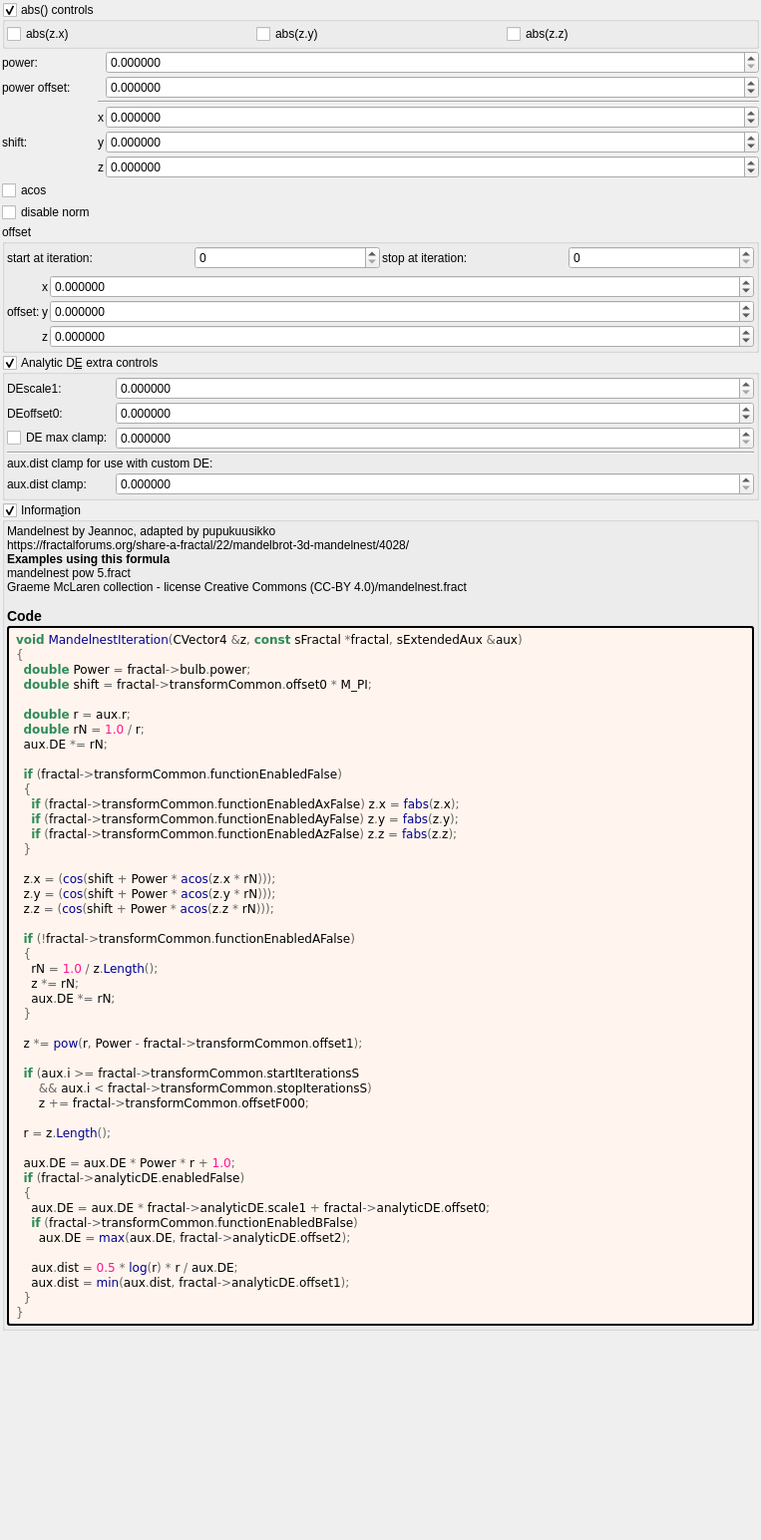
<?xml version="1.0" encoding="UTF-8"?>
<ui version="4.0">
 <class>Form</class>
 <widget class="QWidget" name="Form">
  <property name="geometry">
   <rect>
    <x>0</x>
    <y>0</y>
    <width>763</width>
    <height>1545</height>
   </rect>
  </property>
  <property name="windowTitle">
   <string notr="true">mandelnest</string>
  </property>
  <layout class="QVBoxLayout" name="verticalLayout">
   <property name="spacing">
    <number>2</number>
   </property>
   <property name="leftMargin">
    <number>2</number>
   </property>
   <property name="topMargin">
    <number>2</number>
   </property>
   <property name="rightMargin">
    <number>2</number>
   </property>
   <property name="bottomMargin">
    <number>2</number>
   </property>
   <item>
    <widget class="MyGroupBox" name="groupCheck_transf_function_enabled_false">
     <property name="toolTip">
      <string/>
     </property>
     <property name="title">
      <string>abs() controls&amp;</string>
     </property>
     <property name="checkable">
      <bool>true</bool>
     </property>
     <layout class="QVBoxLayout" name="verticalLayout_54">
      <property name="spacing">
       <number>2</number>
      </property>
      <property name="leftMargin">
       <number>2</number>
      </property>
      <property name="topMargin">
       <number>2</number>
      </property>
      <property name="rightMargin">
       <number>2</number>
      </property>
      <property name="bottomMargin">
       <number>2</number>
      </property>
      <item>
       <layout class="QGridLayout" name="gridLayout_2">
        <item row="0" column="2">
         <widget class="MyCheckBox" name="checkBox_transf_function_enabledAz_false">
          <property name="text">
           <string notr="true">abs(z.z)</string>
          </property>
         </widget>
        </item>
        <item row="0" column="1">
         <widget class="MyCheckBox" name="checkBox_transf_function_enabledAy_false">
          <property name="text">
           <string notr="true">abs(z.y)</string>
          </property>
         </widget>
        </item>
        <item row="0" column="0">
         <widget class="MyCheckBox" name="checkBox_transf_function_enabledAx_false">
          <property name="text">
           <string notr="true">abs(z.x)</string>
          </property>
         </widget>
        </item>
       </layout>
      </item>
     </layout>
    </widget>
   </item>
   <item>
    <layout class="QGridLayout" name="gridLayout" columnstretch="0,0,1">
     <property name="spacing">
      <number>2</number>
     </property>
     <item row="0" column="2">
      <widget class="MyDoubleSpinBox" name="spinbox_power">
       <property name="sizePolicy">
        <sizepolicy hsizetype="Minimum" vsizetype="Maximum">
         <horstretch>0</horstretch>
         <verstretch>0</verstretch>
        </sizepolicy>
       </property>
       <property name="prefix">
        <string/>
       </property>
       <property name="suffix">
        <string/>
       </property>
       <property name="decimals">
        <number>6</number>
       </property>
       <property name="minimum">
        <double>0.000000000000000</double>
       </property>
       <property name="maximum">
        <double>99.989999999999995</double>
       </property>
       <property name="singleStep">
        <double>1.000000000000000</double>
       </property>
      </widget>
     </item>
     <item row="3" column="0" rowspan="2">
      <widget class="QLabel" name="label_7">
       <property name="text">
        <string/>
       </property>
      </widget>
     </item>
     <item row="5" column="1">
      <widget class="QLabel" name="label_144">
       <property name="text">
        <string notr="true">y</string>
       </property>
      </widget>
     </item>
     <item row="3" column="1" rowspan="2">
      <widget class="QLabel" name="label_142">
       <property name="text">
        <string notr="true">x</string>
       </property>
      </widget>
     </item>
     <item row="5" column="0">
      <widget class="QLabel" name="label_8">
       <property name="text">
        <string>shift:</string>
       </property>
      </widget>
     </item>
     <item row="2" column="1" colspan="2">
      <widget class="Line" name="line_2">
       <property name="orientation">
        <enum>Qt::Horizontal</enum>
       </property>
      </widget>
     </item>
     <item row="6" column="2">
      <widget class="MyDoubleSpinBox" name="spinbox3_transf_offset_000_z">
       <property name="sizePolicy">
        <sizepolicy hsizetype="Minimum" vsizetype="Maximum">
         <horstretch>0</horstretch>
         <verstretch>0</verstretch>
        </sizepolicy>
       </property>
       <property name="font">
        <font>
         <weight>50</weight>
         <bold>false</bold>
        </font>
       </property>
       <property name="prefix">
        <string/>
       </property>
       <property name="suffix">
        <string/>
       </property>
       <property name="decimals">
        <number>6</number>
       </property>
       <property name="minimum">
        <double>-99.989999999999995</double>
       </property>
       <property name="maximum">
        <double>99.989999999999995</double>
       </property>
       <property name="singleStep">
        <double>1.000000000000000</double>
       </property>
      </widget>
     </item>
     <item row="5" column="2">
      <widget class="MyDoubleSpinBox" name="spinbox3_transf_offset_000_y">
       <property name="sizePolicy">
        <sizepolicy hsizetype="Minimum" vsizetype="Maximum">
         <horstretch>0</horstretch>
         <verstretch>0</verstretch>
        </sizepolicy>
       </property>
       <property name="font">
        <font>
         <weight>50</weight>
         <bold>false</bold>
        </font>
       </property>
       <property name="prefix">
        <string/>
       </property>
       <property name="suffix">
        <string/>
       </property>
       <property name="decimals">
        <number>6</number>
       </property>
       <property name="minimum">
        <double>-99.989999999999995</double>
       </property>
       <property name="maximum">
        <double>99.989999999999995</double>
       </property>
       <property name="singleStep">
        <double>1.000000000000000</double>
       </property>
      </widget>
     </item>
     <item row="1" column="2">
      <widget class="MyDoubleSpinBox" name="spinbox_transf_offset_1">
       <property name="sizePolicy">
        <sizepolicy hsizetype="Minimum" vsizetype="Maximum">
         <horstretch>0</horstretch>
         <verstretch>0</verstretch>
        </sizepolicy>
       </property>
       <property name="toolTip">
        <string>&lt;html&gt;&lt;head/&gt;&lt;body&gt;&lt;p&gt;Clamps are only variable in slot#1,&lt;/p&gt;&lt;p&gt;in other slots they are set to default&lt;/p&gt;&lt;/body&gt;&lt;/html&gt;</string>
       </property>
       <property name="prefix">
        <string/>
       </property>
       <property name="suffix">
        <string/>
       </property>
       <property name="decimals">
        <number>6</number>
       </property>
       <property name="minimum">
        <double>-99.989999999999995</double>
       </property>
       <property name="maximum">
        <double>99.989999999999995</double>
       </property>
       <property name="singleStep">
        <double>0.100000000000000</double>
       </property>
       <property name="value">
        <double>0.000000000000000</double>
       </property>
      </widget>
     </item>
     <item row="3" column="2" rowspan="2">
      <widget class="MyDoubleSpinBox" name="spinbox3_transf_offset_000_x">
       <property name="sizePolicy">
        <sizepolicy hsizetype="Minimum" vsizetype="Maximum">
         <horstretch>0</horstretch>
         <verstretch>0</verstretch>
        </sizepolicy>
       </property>
       <property name="font">
        <font>
         <weight>50</weight>
         <bold>false</bold>
        </font>
       </property>
       <property name="prefix">
        <string/>
       </property>
       <property name="suffix">
        <string/>
       </property>
       <property name="decimals">
        <number>6</number>
       </property>
       <property name="minimum">
        <double>-99.989999999999995</double>
       </property>
       <property name="maximum">
        <double>99.989999999999995</double>
       </property>
       <property name="singleStep">
        <double>1.000000000000000</double>
       </property>
      </widget>
     </item>
     <item row="1" column="0">
      <widget class="QLabel" name="label_270">
       <property name="text">
        <string>power offset:</string>
       </property>
      </widget>
     </item>
     <item row="6" column="1">
      <widget class="QLabel" name="label_145">
       <property name="text">
        <string notr="true">z</string>
       </property>
      </widget>
     </item>
     <item row="8" column="0">
      <widget class="MyCheckBox" name="checkBox_transf_function_enabledA_false">
       <property name="text">
        <string notr="true">disable norm</string>
       </property>
      </widget>
     </item>
     <item row="0" column="0">
      <widget class="QLabel" name="label_10">
       <property name="text">
        <string>power:</string>
       </property>
      </widget>
     </item>
     <item row="7" column="0">
      <widget class="MyCheckBox" name="checkBox_transf_function_enabledC_false">
       <property name="text">
        <string notr="true">acos</string>
       </property>
      </widget>
     </item>
    </layout>
   </item>
   <item>
    <widget class="QGroupBox" name="groupBox">
     <property name="title">
      <string>offset</string>
     </property>
     <layout class="QVBoxLayout" name="verticalLayout_4">
      <property name="leftMargin">
       <number>2</number>
      </property>
      <property name="topMargin">
       <number>2</number>
      </property>
      <property name="rightMargin">
       <number>2</number>
      </property>
      <property name="bottomMargin">
       <number>2</number>
      </property>
      <item>
       <layout class="QGridLayout" name="gridLayout_69">
        <property name="spacing">
         <number>2</number>
        </property>
        <item row="1" column="3">
         <widget class="MySpinBox" name="spinboxInt_transf_stop_iterations_S">
          <property name="sizePolicy">
           <sizepolicy hsizetype="Minimum" vsizetype="Maximum">
            <horstretch>0</horstretch>
            <verstretch>0</verstretch>
           </sizepolicy>
          </property>
          <property name="maximum">
           <number>999</number>
          </property>
         </widget>
        </item>
        <item row="1" column="1">
         <widget class="MySpinBox" name="spinboxInt_transf_start_iterations_S">
          <property name="sizePolicy">
           <sizepolicy hsizetype="Minimum" vsizetype="Maximum">
            <horstretch>0</horstretch>
            <verstretch>0</verstretch>
           </sizepolicy>
          </property>
          <property name="maximum">
           <number>999</number>
          </property>
         </widget>
        </item>
        <item row="1" column="0">
         <widget class="QLabel" name="label_260">
          <property name="text">
           <string>start at iteration:</string>
          </property>
         </widget>
        </item>
        <item row="1" column="2">
         <widget class="QLabel" name="label_268">
          <property name="text">
           <string>stop at iteration:</string>
          </property>
         </widget>
        </item>
       </layout>
      </item>
      <item>
       <layout class="QGridLayout" name="gridLayout_39" columnstretch="0,0,1">
        <property name="spacing">
         <number>2</number>
        </property>
        <item row="1" column="1">
         <widget class="QLabel" name="label_141">
          <property name="text">
           <string notr="true">y</string>
          </property>
         </widget>
        </item>
        <item row="2" column="1">
         <widget class="QLabel" name="label_143">
          <property name="text">
           <string notr="true">z</string>
          </property>
         </widget>
        </item>
        <item row="0" column="0" rowspan="3">
         <widget class="QLabel" name="label_276">
          <property name="text">
           <string>offset:</string>
          </property>
         </widget>
        </item>
        <item row="2" column="2">
         <widget class="MyDoubleSpinBox" name="spinbox3_transf_offsetF_000_z">
          <property name="sizePolicy">
           <sizepolicy hsizetype="Minimum" vsizetype="Maximum">
            <horstretch>0</horstretch>
            <verstretch>0</verstretch>
           </sizepolicy>
          </property>
          <property name="font">
           <font>
            <weight>50</weight>
            <bold>false</bold>
           </font>
          </property>
          <property name="prefix">
           <string/>
          </property>
          <property name="suffix">
           <string/>
          </property>
          <property name="decimals">
           <number>6</number>
          </property>
          <property name="minimum">
           <double>-99.989999999999995</double>
          </property>
          <property name="maximum">
           <double>99.989999999999995</double>
          </property>
          <property name="singleStep">
           <double>0.100000000000000</double>
          </property>
         </widget>
        </item>
        <item row="1" column="2">
         <widget class="MyDoubleSpinBox" name="spinbox3_transf_offsetF_000_y">
          <property name="sizePolicy">
           <sizepolicy hsizetype="Minimum" vsizetype="Maximum">
            <horstretch>0</horstretch>
            <verstretch>0</verstretch>
           </sizepolicy>
          </property>
          <property name="font">
           <font>
            <weight>50</weight>
            <bold>false</bold>
           </font>
          </property>
          <property name="prefix">
           <string/>
          </property>
          <property name="suffix">
           <string/>
          </property>
          <property name="decimals">
           <number>6</number>
          </property>
          <property name="minimum">
           <double>-99.989999999999995</double>
          </property>
          <property name="maximum">
           <double>99.989999999999995</double>
          </property>
          <property name="singleStep">
           <double>0.100000000000000</double>
          </property>
         </widget>
        </item>
        <item row="0" column="2">
         <widget class="MyDoubleSpinBox" name="spinbox3_transf_offsetF_000_x">
          <property name="sizePolicy">
           <sizepolicy hsizetype="Minimum" vsizetype="Maximum">
            <horstretch>0</horstretch>
            <verstretch>0</verstretch>
           </sizepolicy>
          </property>
          <property name="font">
           <font>
            <weight>50</weight>
            <bold>false</bold>
           </font>
          </property>
          <property name="prefix">
           <string/>
          </property>
          <property name="suffix">
           <string/>
          </property>
          <property name="decimals">
           <number>6</number>
          </property>
          <property name="minimum">
           <double>-99.989999999999995</double>
          </property>
          <property name="maximum">
           <double>99.989999999999995</double>
          </property>
          <property name="singleStep">
           <double>0.100000000000000</double>
          </property>
         </widget>
        </item>
        <item row="0" column="1">
         <widget class="QLabel" name="label_146">
          <property name="text">
           <string notr="true">x</string>
          </property>
         </widget>
        </item>
       </layout>
      </item>
     </layout>
    </widget>
   </item>
   <item>
    <widget class="MyGroupBox" name="groupCheck_analyticDE_enabled_false">
     <property name="toolTip">
      <string>&lt;html&gt;&lt;head/&gt;&lt;body&gt;&lt;p&gt;Adjusts the DE every time this slot is iterated.&lt;/p&gt;&lt;p&gt;The aim is to keep these parameters as low as possible.&lt;/p&gt;&lt;p&gt;High values improve the DE, but detail is lost.&lt;/p&gt;&lt;p&gt;Occasionally a negative Offset value is used. &lt;/p&gt;&lt;/body&gt;&lt;/html&gt;</string>
     </property>
     <property name="title">
      <string>Analytic D&amp;E extra controls</string>
     </property>
     <property name="checkable">
      <bool>true</bool>
     </property>
     <layout class="QVBoxLayout" name="verticalLayout_13" stretch="0">
      <property name="spacing">
       <number>2</number>
      </property>
      <property name="leftMargin">
       <number>2</number>
      </property>
      <property name="topMargin">
       <number>2</number>
      </property>
      <property name="rightMargin">
       <number>2</number>
      </property>
      <property name="bottomMargin">
       <number>2</number>
      </property>
      <item>
       <layout class="QGridLayout" name="gridLayout_83" columnstretch="0,1">
        <property name="spacing">
         <number>2</number>
        </property>
        <item row="4" column="1">
         <widget class="MyDoubleSpinBox" name="spinbox_analyticDE_offset_2">
          <property name="sizePolicy">
           <sizepolicy hsizetype="Minimum" vsizetype="Maximum">
            <horstretch>0</horstretch>
            <verstretch>0</verstretch>
           </sizepolicy>
          </property>
          <property name="toolTip">
           <string>&lt;html&gt;&lt;head/&gt;&lt;body&gt;&lt;p&gt;Clamps are only variable in slot#1,&lt;/p&gt;&lt;p&gt;in other slots they are set to default&lt;/p&gt;&lt;/body&gt;&lt;/html&gt;</string>
          </property>
          <property name="prefix">
           <string/>
          </property>
          <property name="suffix">
           <string/>
          </property>
          <property name="decimals">
           <number>6</number>
          </property>
          <property name="minimum">
           <double>0.000000000000000</double>
          </property>
          <property name="maximum">
           <double>999.990000000000009</double>
          </property>
          <property name="singleStep">
           <double>0.100000000000000</double>
          </property>
         </widget>
        </item>
        <item row="3" column="0">
         <widget class="QLabel" name="label_269">
          <property name="text">
           <string>DEoffset0:</string>
          </property>
         </widget>
        </item>
        <item row="2" column="1">
         <widget class="MyDoubleSpinBox" name="spinbox_analyticDE_scale_1">
          <property name="sizePolicy">
           <sizepolicy hsizetype="Minimum" vsizetype="Maximum">
            <horstretch>0</horstretch>
            <verstretch>0</verstretch>
           </sizepolicy>
          </property>
          <property name="toolTip">
           <string>&lt;html&gt;&lt;head/&gt;&lt;body&gt;&lt;p&gt;Clamps are only variable in slot#1,&lt;/p&gt;&lt;p&gt;in other slots they are set to default&lt;/p&gt;&lt;/body&gt;&lt;/html&gt;</string>
          </property>
          <property name="prefix">
           <string/>
          </property>
          <property name="suffix">
           <string/>
          </property>
          <property name="decimals">
           <number>6</number>
          </property>
          <property name="minimum">
           <double>0.000000000000000</double>
          </property>
          <property name="maximum">
           <double>99.989999999999995</double>
          </property>
          <property name="singleStep">
           <double>0.100000000000000</double>
          </property>
         </widget>
        </item>
        <item row="7" column="1">
         <widget class="MyDoubleSpinBox" name="spinbox_analyticDE_offset_1">
          <property name="sizePolicy">
           <sizepolicy hsizetype="Minimum" vsizetype="Maximum">
            <horstretch>0</horstretch>
            <verstretch>0</verstretch>
           </sizepolicy>
          </property>
          <property name="toolTip">
           <string/>
          </property>
          <property name="prefix">
           <string/>
          </property>
          <property name="suffix">
           <string/>
          </property>
          <property name="decimals">
           <number>6</number>
          </property>
          <property name="minimum">
           <double>0.000000000000000</double>
          </property>
          <property name="maximum">
           <double>99.989999999999995</double>
          </property>
          <property name="singleStep">
           <double>0.100000000000000</double>
          </property>
         </widget>
        </item>
        <item row="3" column="1">
         <widget class="MyDoubleSpinBox" name="spinbox_analyticDE_offset_0">
          <property name="sizePolicy">
           <sizepolicy hsizetype="Minimum" vsizetype="Maximum">
            <horstretch>0</horstretch>
            <verstretch>0</verstretch>
           </sizepolicy>
          </property>
          <property name="toolTip">
           <string>&lt;html&gt;&lt;head/&gt;&lt;body&gt;&lt;p&gt;Clamps are only variable in slot#1,&lt;/p&gt;&lt;p&gt;in other slots they are set to default&lt;/p&gt;&lt;/body&gt;&lt;/html&gt;</string>
          </property>
          <property name="prefix">
           <string/>
          </property>
          <property name="suffix">
           <string/>
          </property>
          <property name="decimals">
           <number>6</number>
          </property>
          <property name="minimum">
           <double>-99.989999999999995</double>
          </property>
          <property name="maximum">
           <double>99.989999999999995</double>
          </property>
          <property name="singleStep">
           <double>0.100000000000000</double>
          </property>
          <property name="value">
           <double>0.000000000000000</double>
          </property>
         </widget>
        </item>
        <item row="6" column="0" colspan="2">
         <widget class="QLabel" name="label_258">
          <property name="text">
           <string>aux.dist clamp for use with custom DE:</string>
          </property>
         </widget>
        </item>
        <item row="7" column="0">
         <widget class="QLabel" name="label_257">
          <property name="text">
           <string>aux.dist clamp:</string>
          </property>
         </widget>
        </item>
        <item row="4" column="0">
         <widget class="MyCheckBox" name="checkBox_transf_function_enabledB_false">
          <property name="text">
           <string notr="true">DE max clamp:</string>
          </property>
         </widget>
        </item>
        <item row="5" column="0" colspan="2">
         <widget class="Line" name="line">
          <property name="orientation">
           <enum>Qt::Horizontal</enum>
          </property>
         </widget>
        </item>
        <item row="2" column="0">
         <widget class="QLabel" name="label_256">
          <property name="text">
           <string>DEscale1:</string>
          </property>
         </widget>
        </item>
       </layout>
      </item>
     </layout>
    </widget>
   </item>
   <item>
    <widget class="MyGroupBox" name="groupCheck_info">
     <property name="title">
      <string>Informa&amp;tion</string>
     </property>
     <property name="flat">
      <bool>false</bool>
     </property>
     <property name="checkable">
      <bool>true</bool>
     </property>
     <layout class="QVBoxLayout" name="verticalLayout_2">
      <property name="spacing">
       <number>2</number>
      </property>
      <property name="leftMargin">
       <number>2</number>
      </property>
      <property name="topMargin">
       <number>2</number>
      </property>
      <property name="rightMargin">
       <number>2</number>
      </property>
      <property name="bottomMargin">
       <number>2</number>
      </property>
      <item>
       <widget class="QLabel" name="label_information_general">
        <property name="text">
         <string notr="true">&lt;p&gt;Mandelnest by Jeannoc, adapted by pupukuusikko&lt;br&gt;https://fractalforums.org/share-a-fractal/22/mandelbrot-3d-mandelnest/4028/&lt;/p&gt;&lt;table&gt;
&lt;/table&gt;
&lt;br&gt;&lt;b&gt;Examples using this formula&lt;/b&gt;&lt;br&gt;mandelnest pow 5.fract&lt;br&gt;Graeme McLaren  collection - license Creative Commons  (CC-BY 4.0)/mandelnest.fract&lt;h3&gt;Code&lt;/h3&gt;</string>
        </property>
        <property name="wordWrap">
         <bool>true</bool>
        </property>
        <property name="openExternalLinks">
         <bool>true</bool>
        </property>
        <property name="textInteractionFlags">
         <set>Qt::LinksAccessibleByMouse|Qt::TextSelectableByMouse</set>
        </property>
       </widget>
      </item>
      <item>
       <widget class="QLabel" name="label_code_content">
        <property name="styleSheet">
         <string notr="true">border-style: outset; border-width: 2px; border-radius: 3px; border-color: black; background-color: #fff5ee; padding: 4px;</string>
        </property>
        <property name="text">
         <string notr="true">&lt;body style=&quot;background-color:#fff5ee&quot;&gt;
&lt;pre style=&quot;color:#000000; background-color:#fff5ee;  font-family:'Courier New',monospace;&quot;&gt;&lt;span style=&quot;color:#2e8b57; font-weight:bold&quot;&gt;void&lt;/span&gt; &lt;span style=&quot;color:#00008f&quot;&gt;MandelnestIteration&lt;/span&gt;&lt;span style=&quot;color:#676767&quot;&gt;(&lt;/span&gt;CVector4 &lt;span style=&quot;color:#676767&quot;&gt;&amp;amp;&lt;/span&gt;z&lt;span style=&quot;color:#676767&quot;&gt;,&lt;/span&gt; &lt;span style=&quot;color:#2e8b57; font-weight:bold&quot;&gt;const&lt;/span&gt; sFractal &lt;span style=&quot;color:#676767&quot;&gt;*&lt;/span&gt;fractal&lt;span style=&quot;color:#676767&quot;&gt;,&lt;/span&gt; sExtendedAux &lt;span style=&quot;color:#676767&quot;&gt;&amp;amp;&lt;/span&gt;aux&lt;span style=&quot;color:#676767&quot;&gt;)&lt;/span&gt;
&lt;span style=&quot;color:#676767&quot;&gt;{&lt;/span&gt;
  &lt;span style=&quot;color:#2e8b57; font-weight:bold&quot;&gt;double&lt;/span&gt; Power &lt;span style=&quot;color:#676767&quot;&gt;=&lt;/span&gt; fractal&lt;span style=&quot;color:#676767&quot;&gt;-&amp;gt;&lt;/span&gt;bulb&lt;span style=&quot;color:#676767&quot;&gt;.&lt;/span&gt;power&lt;span style=&quot;color:#676767&quot;&gt;;&lt;/span&gt;
  &lt;span style=&quot;color:#2e8b57; font-weight:bold&quot;&gt;double&lt;/span&gt; shift &lt;span style=&quot;color:#676767&quot;&gt;=&lt;/span&gt; fractal&lt;span style=&quot;color:#676767&quot;&gt;-&amp;gt;&lt;/span&gt;transformCommon&lt;span style=&quot;color:#676767&quot;&gt;.&lt;/span&gt;offset0 &lt;span style=&quot;color:#676767&quot;&gt;*&lt;/span&gt; M_PI&lt;span style=&quot;color:#676767&quot;&gt;;&lt;/span&gt;

  &lt;span style=&quot;color:#2e8b57; font-weight:bold&quot;&gt;double&lt;/span&gt; r &lt;span style=&quot;color:#676767&quot;&gt;=&lt;/span&gt; aux&lt;span style=&quot;color:#676767&quot;&gt;.&lt;/span&gt;r&lt;span style=&quot;color:#676767&quot;&gt;;&lt;/span&gt;
  &lt;span style=&quot;color:#2e8b57; font-weight:bold&quot;&gt;double&lt;/span&gt; rN &lt;span style=&quot;color:#676767&quot;&gt;=&lt;/span&gt; &lt;span style=&quot;color:#ff1493&quot;&gt;1.0&lt;/span&gt; &lt;span style=&quot;color:#676767&quot;&gt;/&lt;/span&gt; r&lt;span style=&quot;color:#676767&quot;&gt;;&lt;/span&gt;
  aux&lt;span style=&quot;color:#676767&quot;&gt;.&lt;/span&gt;DE &lt;span style=&quot;color:#676767&quot;&gt;*=&lt;/span&gt; rN&lt;span style=&quot;color:#676767&quot;&gt;;&lt;/span&gt;

  &lt;span style=&quot;color:#2e8b57; font-weight:bold&quot;&gt;if&lt;/span&gt; &lt;span style=&quot;color:#676767&quot;&gt;(&lt;/span&gt;fractal&lt;span style=&quot;color:#676767&quot;&gt;-&amp;gt;&lt;/span&gt;transformCommon&lt;span style=&quot;color:#676767&quot;&gt;.&lt;/span&gt;functionEnabledFalse&lt;span style=&quot;color:#676767&quot;&gt;)&lt;/span&gt;
  &lt;span style=&quot;color:#676767&quot;&gt;{&lt;/span&gt;
    &lt;span style=&quot;color:#2e8b57; font-weight:bold&quot;&gt;if&lt;/span&gt; &lt;span style=&quot;color:#676767&quot;&gt;(&lt;/span&gt;fractal&lt;span style=&quot;color:#676767&quot;&gt;-&amp;gt;&lt;/span&gt;transformCommon&lt;span style=&quot;color:#676767&quot;&gt;.&lt;/span&gt;functionEnabledAxFalse&lt;span style=&quot;color:#676767&quot;&gt;)&lt;/span&gt; z&lt;span style=&quot;color:#676767&quot;&gt;.&lt;/span&gt;x &lt;span style=&quot;color:#676767&quot;&gt;=&lt;/span&gt; &lt;span style=&quot;color:#00008f&quot;&gt;fabs&lt;/span&gt;&lt;span style=&quot;color:#676767&quot;&gt;(&lt;/span&gt;z&lt;span style=&quot;color:#676767&quot;&gt;.&lt;/span&gt;x&lt;span style=&quot;color:#676767&quot;&gt;);&lt;/span&gt;
    &lt;span style=&quot;color:#2e8b57; font-weight:bold&quot;&gt;if&lt;/span&gt; &lt;span style=&quot;color:#676767&quot;&gt;(&lt;/span&gt;fractal&lt;span style=&quot;color:#676767&quot;&gt;-&amp;gt;&lt;/span&gt;transformCommon&lt;span style=&quot;color:#676767&quot;&gt;.&lt;/span&gt;functionEnabledAyFalse&lt;span style=&quot;color:#676767&quot;&gt;)&lt;/span&gt; z&lt;span style=&quot;color:#676767&quot;&gt;.&lt;/span&gt;y &lt;span style=&quot;color:#676767&quot;&gt;=&lt;/span&gt; &lt;span style=&quot;color:#00008f&quot;&gt;fabs&lt;/span&gt;&lt;span style=&quot;color:#676767&quot;&gt;(&lt;/span&gt;z&lt;span style=&quot;color:#676767&quot;&gt;.&lt;/span&gt;y&lt;span style=&quot;color:#676767&quot;&gt;);&lt;/span&gt;
    &lt;span style=&quot;color:#2e8b57; font-weight:bold&quot;&gt;if&lt;/span&gt; &lt;span style=&quot;color:#676767&quot;&gt;(&lt;/span&gt;fractal&lt;span style=&quot;color:#676767&quot;&gt;-&amp;gt;&lt;/span&gt;transformCommon&lt;span style=&quot;color:#676767&quot;&gt;.&lt;/span&gt;functionEnabledAzFalse&lt;span style=&quot;color:#676767&quot;&gt;)&lt;/span&gt; z&lt;span style=&quot;color:#676767&quot;&gt;.&lt;/span&gt;z &lt;span style=&quot;color:#676767&quot;&gt;=&lt;/span&gt; &lt;span style=&quot;color:#00008f&quot;&gt;fabs&lt;/span&gt;&lt;span style=&quot;color:#676767&quot;&gt;(&lt;/span&gt;z&lt;span style=&quot;color:#676767&quot;&gt;.&lt;/span&gt;z&lt;span style=&quot;color:#676767&quot;&gt;);&lt;/span&gt;
  &lt;span style=&quot;color:#676767&quot;&gt;}&lt;/span&gt;

  z&lt;span style=&quot;color:#676767&quot;&gt;.&lt;/span&gt;x &lt;span style=&quot;color:#676767&quot;&gt;= (&lt;/span&gt;&lt;span style=&quot;color:#00008f&quot;&gt;cos&lt;/span&gt;&lt;span style=&quot;color:#676767&quot;&gt;(&lt;/span&gt;shift &lt;span style=&quot;color:#676767&quot;&gt;+&lt;/span&gt; Power &lt;span style=&quot;color:#676767&quot;&gt;*&lt;/span&gt; &lt;span style=&quot;color:#00008f&quot;&gt;acos&lt;/span&gt;&lt;span style=&quot;color:#676767&quot;&gt;(&lt;/span&gt;z&lt;span style=&quot;color:#676767&quot;&gt;.&lt;/span&gt;x &lt;span style=&quot;color:#676767&quot;&gt;*&lt;/span&gt; rN&lt;span style=&quot;color:#676767&quot;&gt;)));&lt;/span&gt;
  z&lt;span style=&quot;color:#676767&quot;&gt;.&lt;/span&gt;y &lt;span style=&quot;color:#676767&quot;&gt;= (&lt;/span&gt;&lt;span style=&quot;color:#00008f&quot;&gt;cos&lt;/span&gt;&lt;span style=&quot;color:#676767&quot;&gt;(&lt;/span&gt;shift &lt;span style=&quot;color:#676767&quot;&gt;+&lt;/span&gt; Power &lt;span style=&quot;color:#676767&quot;&gt;*&lt;/span&gt; &lt;span style=&quot;color:#00008f&quot;&gt;acos&lt;/span&gt;&lt;span style=&quot;color:#676767&quot;&gt;(&lt;/span&gt;z&lt;span style=&quot;color:#676767&quot;&gt;.&lt;/span&gt;y &lt;span style=&quot;color:#676767&quot;&gt;*&lt;/span&gt; rN&lt;span style=&quot;color:#676767&quot;&gt;)));&lt;/span&gt;
  z&lt;span style=&quot;color:#676767&quot;&gt;.&lt;/span&gt;z &lt;span style=&quot;color:#676767&quot;&gt;= (&lt;/span&gt;&lt;span style=&quot;color:#00008f&quot;&gt;cos&lt;/span&gt;&lt;span style=&quot;color:#676767&quot;&gt;(&lt;/span&gt;shift &lt;span style=&quot;color:#676767&quot;&gt;+&lt;/span&gt; Power &lt;span style=&quot;color:#676767&quot;&gt;*&lt;/span&gt; &lt;span style=&quot;color:#00008f&quot;&gt;acos&lt;/span&gt;&lt;span style=&quot;color:#676767&quot;&gt;(&lt;/span&gt;z&lt;span style=&quot;color:#676767&quot;&gt;.&lt;/span&gt;z &lt;span style=&quot;color:#676767&quot;&gt;*&lt;/span&gt; rN&lt;span style=&quot;color:#676767&quot;&gt;)));&lt;/span&gt;

  &lt;span style=&quot;color:#2e8b57; font-weight:bold&quot;&gt;if&lt;/span&gt; &lt;span style=&quot;color:#676767&quot;&gt;(!&lt;/span&gt;fractal&lt;span style=&quot;color:#676767&quot;&gt;-&amp;gt;&lt;/span&gt;transformCommon&lt;span style=&quot;color:#676767&quot;&gt;.&lt;/span&gt;functionEnabledAFalse&lt;span style=&quot;color:#676767&quot;&gt;)&lt;/span&gt;
  &lt;span style=&quot;color:#676767&quot;&gt;{&lt;/span&gt;
    rN &lt;span style=&quot;color:#676767&quot;&gt;=&lt;/span&gt; &lt;span style=&quot;color:#ff1493&quot;&gt;1.0&lt;/span&gt; &lt;span style=&quot;color:#676767&quot;&gt;/&lt;/span&gt; z&lt;span style=&quot;color:#676767&quot;&gt;.&lt;/span&gt;&lt;span style=&quot;color:#00008f&quot;&gt;Length&lt;/span&gt;&lt;span style=&quot;color:#676767&quot;&gt;();&lt;/span&gt;
    z &lt;span style=&quot;color:#676767&quot;&gt;*=&lt;/span&gt; rN&lt;span style=&quot;color:#676767&quot;&gt;;&lt;/span&gt;
    aux&lt;span style=&quot;color:#676767&quot;&gt;.&lt;/span&gt;DE &lt;span style=&quot;color:#676767&quot;&gt;*=&lt;/span&gt; rN&lt;span style=&quot;color:#676767&quot;&gt;;&lt;/span&gt;
  &lt;span style=&quot;color:#676767&quot;&gt;}&lt;/span&gt;

  z &lt;span style=&quot;color:#676767&quot;&gt;*=&lt;/span&gt; &lt;span style=&quot;color:#00008f&quot;&gt;pow&lt;/span&gt;&lt;span style=&quot;color:#676767&quot;&gt;(&lt;/span&gt;r&lt;span style=&quot;color:#676767&quot;&gt;,&lt;/span&gt; Power &lt;span style=&quot;color:#676767&quot;&gt;-&lt;/span&gt; fractal&lt;span style=&quot;color:#676767&quot;&gt;-&amp;gt;&lt;/span&gt;transformCommon&lt;span style=&quot;color:#676767&quot;&gt;.&lt;/span&gt;offset1&lt;span style=&quot;color:#676767&quot;&gt;);&lt;/span&gt;

  &lt;span style=&quot;color:#2e8b57; font-weight:bold&quot;&gt;if&lt;/span&gt; &lt;span style=&quot;color:#676767&quot;&gt;(&lt;/span&gt;aux&lt;span style=&quot;color:#676767&quot;&gt;.&lt;/span&gt;i &lt;span style=&quot;color:#676767&quot;&gt;&amp;gt;=&lt;/span&gt; fractal&lt;span style=&quot;color:#676767&quot;&gt;-&amp;gt;&lt;/span&gt;transformCommon&lt;span style=&quot;color:#676767&quot;&gt;.&lt;/span&gt;startIterationsS
      &lt;span style=&quot;color:#676767&quot;&gt;&amp;amp;&amp;amp;&lt;/span&gt; aux&lt;span style=&quot;color:#676767&quot;&gt;.&lt;/span&gt;i &lt;span style=&quot;color:#676767&quot;&gt;&amp;lt;&lt;/span&gt; fractal&lt;span style=&quot;color:#676767&quot;&gt;-&amp;gt;&lt;/span&gt;transformCommon&lt;span style=&quot;color:#676767&quot;&gt;.&lt;/span&gt;stopIterationsS&lt;span style=&quot;color:#676767&quot;&gt;)&lt;/span&gt;
      z &lt;span style=&quot;color:#676767&quot;&gt;+=&lt;/span&gt; fractal&lt;span style=&quot;color:#676767&quot;&gt;-&amp;gt;&lt;/span&gt;transformCommon&lt;span style=&quot;color:#676767&quot;&gt;.&lt;/span&gt;offsetF000&lt;span style=&quot;color:#676767&quot;&gt;;&lt;/span&gt;

  r &lt;span style=&quot;color:#676767&quot;&gt;=&lt;/span&gt; z&lt;span style=&quot;color:#676767&quot;&gt;.&lt;/span&gt;&lt;span style=&quot;color:#00008f&quot;&gt;Length&lt;/span&gt;&lt;span style=&quot;color:#676767&quot;&gt;();&lt;/span&gt;

  aux&lt;span style=&quot;color:#676767&quot;&gt;.&lt;/span&gt;DE &lt;span style=&quot;color:#676767&quot;&gt;=&lt;/span&gt; aux&lt;span style=&quot;color:#676767&quot;&gt;.&lt;/span&gt;DE &lt;span style=&quot;color:#676767&quot;&gt;*&lt;/span&gt; Power &lt;span style=&quot;color:#676767&quot;&gt;*&lt;/span&gt; r &lt;span style=&quot;color:#676767&quot;&gt;+&lt;/span&gt; &lt;span style=&quot;color:#ff1493&quot;&gt;1.0&lt;/span&gt;&lt;span style=&quot;color:#676767&quot;&gt;;&lt;/span&gt;
  &lt;span style=&quot;color:#2e8b57; font-weight:bold&quot;&gt;if&lt;/span&gt; &lt;span style=&quot;color:#676767&quot;&gt;(&lt;/span&gt;fractal&lt;span style=&quot;color:#676767&quot;&gt;-&amp;gt;&lt;/span&gt;analyticDE&lt;span style=&quot;color:#676767&quot;&gt;.&lt;/span&gt;enabledFalse&lt;span style=&quot;color:#676767&quot;&gt;)&lt;/span&gt;
  &lt;span style=&quot;color:#676767&quot;&gt;{&lt;/span&gt;
    aux&lt;span style=&quot;color:#676767&quot;&gt;.&lt;/span&gt;DE &lt;span style=&quot;color:#676767&quot;&gt;=&lt;/span&gt; aux&lt;span style=&quot;color:#676767&quot;&gt;.&lt;/span&gt;DE &lt;span style=&quot;color:#676767&quot;&gt;*&lt;/span&gt; fractal&lt;span style=&quot;color:#676767&quot;&gt;-&amp;gt;&lt;/span&gt;analyticDE&lt;span style=&quot;color:#676767&quot;&gt;.&lt;/span&gt;scale1 &lt;span style=&quot;color:#676767&quot;&gt;+&lt;/span&gt; fractal&lt;span style=&quot;color:#676767&quot;&gt;-&amp;gt;&lt;/span&gt;analyticDE&lt;span style=&quot;color:#676767&quot;&gt;.&lt;/span&gt;offset0&lt;span style=&quot;color:#676767&quot;&gt;;&lt;/span&gt;
    &lt;span style=&quot;color:#2e8b57; font-weight:bold&quot;&gt;if&lt;/span&gt; &lt;span style=&quot;color:#676767&quot;&gt;(&lt;/span&gt;fractal&lt;span style=&quot;color:#676767&quot;&gt;-&amp;gt;&lt;/span&gt;transformCommon&lt;span style=&quot;color:#676767&quot;&gt;.&lt;/span&gt;functionEnabledBFalse&lt;span style=&quot;color:#676767&quot;&gt;)&lt;/span&gt;
      aux&lt;span style=&quot;color:#676767&quot;&gt;.&lt;/span&gt;DE &lt;span style=&quot;color:#676767&quot;&gt;=&lt;/span&gt; &lt;span style=&quot;color:#00008f&quot;&gt;max&lt;/span&gt;&lt;span style=&quot;color:#676767&quot;&gt;(&lt;/span&gt;aux&lt;span style=&quot;color:#676767&quot;&gt;.&lt;/span&gt;DE&lt;span style=&quot;color:#676767&quot;&gt;,&lt;/span&gt; fractal&lt;span style=&quot;color:#676767&quot;&gt;-&amp;gt;&lt;/span&gt;analyticDE&lt;span style=&quot;color:#676767&quot;&gt;.&lt;/span&gt;offset2&lt;span style=&quot;color:#676767&quot;&gt;);&lt;/span&gt;

    aux&lt;span style=&quot;color:#676767&quot;&gt;.&lt;/span&gt;dist &lt;span style=&quot;color:#676767&quot;&gt;=&lt;/span&gt; &lt;span style=&quot;color:#ff1493&quot;&gt;0.5&lt;/span&gt; &lt;span style=&quot;color:#676767&quot;&gt;*&lt;/span&gt; &lt;span style=&quot;color:#00008f&quot;&gt;log&lt;/span&gt;&lt;span style=&quot;color:#676767&quot;&gt;(&lt;/span&gt;r&lt;span style=&quot;color:#676767&quot;&gt;) *&lt;/span&gt; r &lt;span style=&quot;color:#676767&quot;&gt;/&lt;/span&gt; aux&lt;span style=&quot;color:#676767&quot;&gt;.&lt;/span&gt;DE&lt;span style=&quot;color:#676767&quot;&gt;;&lt;/span&gt;
    aux&lt;span style=&quot;color:#676767&quot;&gt;.&lt;/span&gt;dist &lt;span style=&quot;color:#676767&quot;&gt;=&lt;/span&gt; &lt;span style=&quot;color:#00008f&quot;&gt;min&lt;/span&gt;&lt;span style=&quot;color:#676767&quot;&gt;(&lt;/span&gt;aux&lt;span style=&quot;color:#676767&quot;&gt;.&lt;/span&gt;dist&lt;span style=&quot;color:#676767&quot;&gt;,&lt;/span&gt; fractal&lt;span style=&quot;color:#676767&quot;&gt;-&amp;gt;&lt;/span&gt;analyticDE&lt;span style=&quot;color:#676767&quot;&gt;.&lt;/span&gt;offset1&lt;span style=&quot;color:#676767&quot;&gt;);&lt;/span&gt;
  &lt;span style=&quot;color:#676767&quot;&gt;}&lt;/span&gt;
&lt;span style=&quot;color:#676767&quot;&gt;}&lt;/span&gt;
&lt;/pre&gt;
&lt;/body&gt;</string>
        </property>
        <property name="wordWrap">
         <bool>true</bool>
        </property>
        <property name="openExternalLinks">
         <bool>true</bool>
        </property>
        <property name="textInteractionFlags">
         <set>Qt::LinksAccessibleByMouse|Qt::TextSelectableByMouse</set>
        </property>
       </widget>
      </item>
     </layout>
    </widget>
   </item>
   <item>
    <spacer name="verticalSpacer">
     <property name="orientation">
      <enum>Qt::Vertical</enum>
     </property>
     <property name="sizeHint" stdset="0">
      <size>
       <width>20</width>
       <height>40</height>
      </size>
     </property>
    </spacer>
   </item>
  </layout>
 </widget>
 <customwidgets>
  <customwidget>
   <class>MyGroupBox</class>
   <extends>QGroupBox</extends>
   <header>my_group_box.h</header>
   <container>1</container>
  </customwidget>
  <customwidget>
   <class>MyDoubleSpinBox</class>
   <extends>QDoubleSpinBox</extends>
   <header>my_double_spin_box.h</header>
  </customwidget>
  <customwidget>
   <class>MyCheckBox</class>
   <extends>QCheckBox</extends>
   <header>my_check_box.h</header>
  </customwidget>
  <customwidget>
   <class>MySpinBox</class>
   <extends>QSpinBox</extends>
   <header>my_spin_box.h</header>
  </customwidget>
 </customwidgets>
 <tabstops>
  <tabstop>spinbox_power</tabstop>
 </tabstops>
 <resources/>
 <connections/>
</ui>
